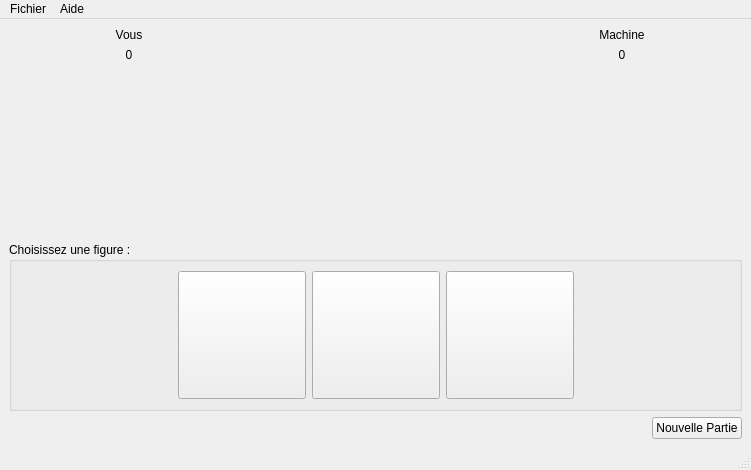
<?xml version="1.0" encoding="UTF-8"?>
<ui version="4.0">
 <class>ChifoumiVue</class>
 <widget class="QMainWindow" name="ChifoumiVue">
  <property name="geometry">
   <rect>
    <x>0</x>
    <y>0</y>
    <width>751</width>
    <height>470</height>
   </rect>
  </property>
  <property name="windowTitle">
   <string>ChifoumiVue</string>
  </property>
  <widget class="QWidget" name="centralwidget">
   <layout class="QHBoxLayout" name="horizontalLayout_3">
    <item>
     <layout class="QVBoxLayout" name="verticalLayout">
      <item>
       <layout class="QGridLayout" name="gridLayout">
        <item row="2" column="0">
         <widget class="QLabel" name="lCoupJoueur">
          <property name="text">
           <string/>
          </property>
          <property name="pixmap">
           <pixmap resource="images_chifoumi.qrc">:/ImagesChifoumi/images/rien_115.png</pixmap>
          </property>
          <property name="alignment">
           <set>Qt::AlignCenter</set>
          </property>
         </widget>
        </item>
        <item row="2" column="2">
         <widget class="QLabel" name="lCoupMachine">
          <property name="text">
           <string/>
          </property>
          <property name="pixmap">
           <pixmap resource="images_chifoumi.qrc">:/ImagesChifoumi/images/rien_115.png</pixmap>
          </property>
          <property name="alignment">
           <set>Qt::AlignCenter</set>
          </property>
         </widget>
        </item>
        <item row="0" column="0">
         <widget class="QLabel" name="lNomJoueur">
          <property name="text">
           <string>Vous</string>
          </property>
          <property name="alignment">
           <set>Qt::AlignCenter</set>
          </property>
         </widget>
        </item>
        <item row="0" column="2">
         <widget class="QLabel" name="lNomMachine">
          <property name="text">
           <string>Machine</string>
          </property>
          <property name="alignment">
           <set>Qt::AlignCenter</set>
          </property>
         </widget>
        </item>
        <item row="1" column="2">
         <widget class="QLabel" name="lScoreMachine">
          <property name="text">
           <string>0</string>
          </property>
          <property name="alignment">
           <set>Qt::AlignCenter</set>
          </property>
         </widget>
        </item>
        <item row="1" column="0">
         <widget class="QLabel" name="lScoreJoueur">
          <property name="text">
           <string>0</string>
          </property>
          <property name="alignment">
           <set>Qt::AlignCenter</set>
          </property>
         </widget>
        </item>
        <item row="2" column="1">
         <widget class="QLabel" name="label_5">
          <property name="text">
           <string/>
          </property>
          <property name="pixmap">
           <pixmap resource="images_chifoumi.qrc">:/ImagesChifoumi/images/versus_70.png</pixmap>
          </property>
          <property name="alignment">
           <set>Qt::AlignCenter</set>
          </property>
         </widget>
        </item>
       </layout>
      </item>
      <item>
       <spacer name="verticalSpacer">
        <property name="orientation">
         <enum>Qt::Vertical</enum>
        </property>
        <property name="sizeHint" stdset="0">
         <size>
          <width>20</width>
          <height>40</height>
         </size>
        </property>
       </spacer>
      </item>
      <item>
       <widget class="QGroupBox" name="groupBox">
        <property name="title">
         <string>Choisissez une figure :</string>
        </property>
        <layout class="QHBoxLayout" name="horizontalLayout_2">
         <item>
          <spacer name="horizontalSpacer_2">
           <property name="orientation">
            <enum>Qt::Horizontal</enum>
           </property>
           <property name="sizeHint" stdset="0">
            <size>
             <width>40</width>
             <height>20</height>
            </size>
           </property>
          </spacer>
         </item>
         <item>
          <widget class="QPushButton" name="bPierre">
           <property name="enabled">
            <bool>true</bool>
           </property>
           <property name="minimumSize">
            <size>
             <width>128</width>
             <height>128</height>
            </size>
           </property>
           <property name="maximumSize">
            <size>
             <width>128</width>
             <height>128</height>
            </size>
           </property>
           <property name="cursor">
            <cursorShape>PointingHandCursor</cursorShape>
           </property>
           <property name="text">
            <string/>
           </property>
           <property name="icon">
            <iconset resource="images_chifoumi.qrc">
             <normaloff>:/ImagesChifoumi/images/pierre_115.png</normaloff>:/ImagesChifoumi/images/pierre_115.png</iconset>
           </property>
           <property name="iconSize">
            <size>
             <width>128</width>
             <height>128</height>
            </size>
           </property>
          </widget>
         </item>
         <item>
          <widget class="QPushButton" name="bPapier">
           <property name="enabled">
            <bool>true</bool>
           </property>
           <property name="minimumSize">
            <size>
             <width>128</width>
             <height>128</height>
            </size>
           </property>
           <property name="maximumSize">
            <size>
             <width>128</width>
             <height>128</height>
            </size>
           </property>
           <property name="cursor">
            <cursorShape>PointingHandCursor</cursorShape>
           </property>
           <property name="text">
            <string/>
           </property>
           <property name="icon">
            <iconset resource="images_chifoumi.qrc">
             <normaloff>:/ImagesChifoumi/images/papier_115.png</normaloff>:/ImagesChifoumi/images/papier_115.png</iconset>
           </property>
           <property name="iconSize">
            <size>
             <width>128</width>
             <height>128</height>
            </size>
           </property>
          </widget>
         </item>
         <item>
          <widget class="QPushButton" name="bCiseau">
           <property name="enabled">
            <bool>true</bool>
           </property>
           <property name="minimumSize">
            <size>
             <width>128</width>
             <height>128</height>
            </size>
           </property>
           <property name="maximumSize">
            <size>
             <width>128</width>
             <height>128</height>
            </size>
           </property>
           <property name="cursor">
            <cursorShape>PointingHandCursor</cursorShape>
           </property>
           <property name="text">
            <string/>
           </property>
           <property name="icon">
            <iconset resource="images_chifoumi.qrc">
             <normaloff>:/ImagesChifoumi/images/ciseau_115.png</normaloff>:/ImagesChifoumi/images/ciseau_115.png</iconset>
           </property>
           <property name="iconSize">
            <size>
             <width>128</width>
             <height>128</height>
            </size>
           </property>
          </widget>
         </item>
         <item>
          <spacer name="horizontalSpacer_3">
           <property name="orientation">
            <enum>Qt::Horizontal</enum>
           </property>
           <property name="sizeHint" stdset="0">
            <size>
             <width>40</width>
             <height>20</height>
            </size>
           </property>
          </spacer>
         </item>
        </layout>
       </widget>
      </item>
      <item>
       <layout class="QHBoxLayout" name="horizontalLayout">
        <item>
         <spacer name="horizontalSpacer">
          <property name="orientation">
           <enum>Qt::Horizontal</enum>
          </property>
          <property name="sizeHint" stdset="0">
           <size>
            <width>40</width>
            <height>20</height>
           </size>
          </property>
         </spacer>
        </item>
        <item>
         <widget class="QPushButton" name="bNouvellePartie">
          <property name="text">
           <string>Nouvelle Partie</string>
          </property>
         </widget>
        </item>
       </layout>
      </item>
     </layout>
    </item>
   </layout>
  </widget>
  <widget class="QMenuBar" name="menubar">
   <property name="geometry">
    <rect>
     <x>0</x>
     <y>0</y>
     <width>751</width>
     <height>21</height>
    </rect>
   </property>
   <widget class="QMenu" name="menuFichier">
    <property name="title">
     <string>Fichier</string>
    </property>
    <addaction name="actionQuitter"/>
   </widget>
   <widget class="QMenu" name="menuAide">
    <property name="title">
     <string>Aide</string>
    </property>
    <addaction name="actionA_propos_de_l_application"/>
   </widget>
   <addaction name="menuFichier"/>
   <addaction name="menuAide"/>
  </widget>
  <widget class="QStatusBar" name="statusbar"/>
  <action name="actionQuitter">
   <property name="text">
    <string>Quitter</string>
   </property>
   <property name="shortcut">
    <string>Alt+F3</string>
   </property>
  </action>
  <action name="actionA_propos_de_l_application">
   <property name="text">
    <string>A propos de l'application</string>
   </property>
   <property name="shortcut">
    <string>F1</string>
   </property>
  </action>
 </widget>
 <resources>
  <include location="images_chifoumi.qrc"/>
 </resources>
 <connections/>
</ui>
